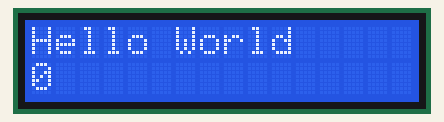
Recording of a sketch running on a simulated Arduino Uno, built with avr-gcc and run on an emulated ATmega328P. Shown: 16×2 character LCD.

Above: at 0.1 s.
At 4.1 s:
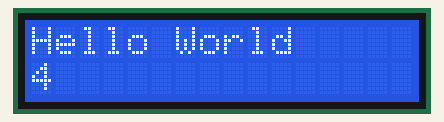
At 9.1 s:
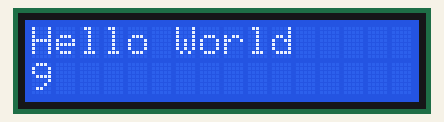
At 19.1 s:
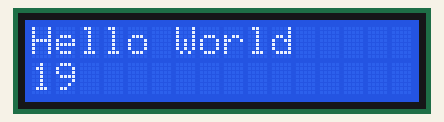
At 29.1 s:
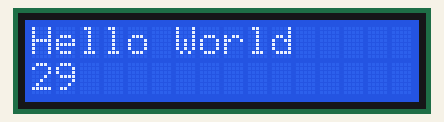
At 38.6 s:
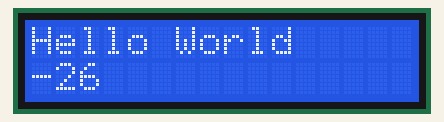

Measured:
- what the display in image 1 shows lasts 1.0 s, from 4.0 s to 5.0 s

The sketch:

HelloLCD.ino
```cpp
#include <LiquidCrystal.h>

LiquidCrystal lcd(7, 8, 9, 10, 11, 12);
int time=0;

void setup()
{
	lcd.begin(16, 2);
	lcd.setCursor(0, 0);
    lcd.print("Hello World");
}


void loop()
{
	time = millis();
	lcd.setCursor(0, 1);
	lcd.print(time/1000);
}
```
